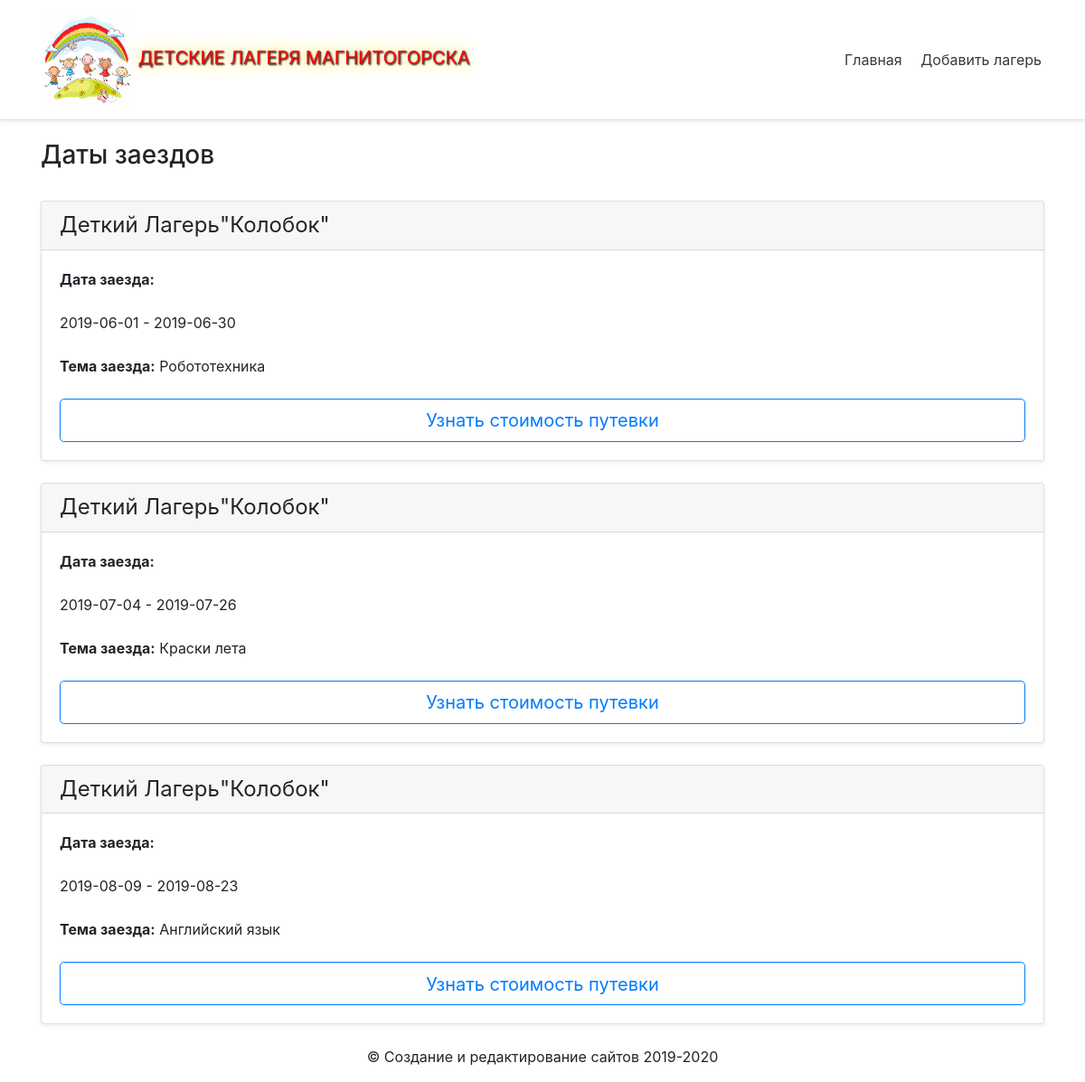
Screenshot of /zaezd.php?id=2 with the database file from the repository.
### tables this page shows
CREATE TABLE `zaezd` (
  `id` int(11) NOT NULL,
  `id_lager` int(15) NOT NULL,
  `data_start` date NOT NULL,
  `data_end` date NOT NULL,
  `tema` varchar(256) NOT NULL,
  `price` text NOT NULL
);

CREATE TABLE `name_lager` (
  `id` int(11) NOT NULL,
  `title` varchar(15) NOT NULL,
  `adres` text NOT NULL,
  `URL_image` text NOT NULL,
  `Content` text NOT NULL
);

### include/function.php (called while the page is built, shortened)
<?php
function get_zaezd($id){
	global $mysqli;
	$sql= "SELECT `name_lager`.*,`zaezd`.* FROM `name_lager` INNER JOIN `zaezd` ON `name_lager`.`id` = {$id} AND `name_lager`.`id` = `zaezd`.`id_lager`";
    $result = mysqli_query($mysqli,$sql);
    $zaezd = mysqli_fetch_all($result,MYSQLI_ASSOC);
    return $zaezd;
} ?>

### zaezd.php (the view, shortened to what this page needs)
<?php
    require_once 'include/database.php';
    require_once 'include/function.php';
	$id = (INT)$_GET ['id'];
?>
<html lang='ru'>
<head>
  <link rel='stylesheet' href ='style.css'>
  <link rel='stylesheet' href ='https://stackpath.bootstrapcdn.com/bootstrap/4.3.1/css/bootstrap.min.css'>
</head>
<body>
<div class="d-flex flex-column flex-md-row align-items-center p-3 px-md-4 mb-3 bg-white border-bottom shadow-sm">
  <h5 class="my-0 mr-md-auto font-weight-normal"><font style="vertical-align: inherit;"><img src="img/glav.jpg"
  width="100" height="100" alt="lorem"><font style="vertical-align: inherit;"> Детские лагеря магнитогорска </font></font></h5>
  <nav class="my-2 my-md-0 mr-md-3">
    <a class="p-2 text-dark" href="index.php"><font style="vertical-align: inherit;"><font style="vertical-align: inherit;">Главная</font></font></a>
    <a class="p-2 text-dark" href="vvod.php"><font style="vertical-align: inherit;"><font style="vertical-align: inherit;">Добавить лагерь</font></font></a>
  </nav>
</div >
<div class ='container'>
<h3 class='zagolovok'> Даты заездов </h3>
	<?php $zaezd = get_zaezd($id);?>
	   <?php foreach ($zaezd as $category):?>
    <div class="card mb-4 shadow-sm">
      <div class="card-header">
        <h4 class="my-0 font-weight-normal"><font style="vertical-align: inherit;"><font style="vertical-align: inherit;">Деткий Лагерь<a '/category.php?id=<?=$category['id']?>'><?=$category['title']?><a/></font></font></h4>
      </div>
	   <div class="card-body">
		    <div>
		       <b><font style="vertical-align: inherit;"> Дата заезда: <font style="vertical-align: inherit;"> </font></font>
		    </div> </b> <br>
			<div>
		       <a '/category.php?id=<?=$category['id']?>'> <?=$category['data_start']?> - <?=$category['data_end']?><a/><font style="vertical-align: inherit;"><font style="vertical-align: inherit;"> </font></font>
		    </div> <br>
			 <div>
		       <font style="vertical-align: inherit;"> <b>Тема заезда:</b>  <a '/category.php?id=<?=$category['id']?>'> <?=$category['tema']?><font style="vertical-align: inherit;">
		    </div>  <br>
		   <div>
            <a href ="/price.php?id=<?=$category['id']?>" class='a'style='text-decoration: none;'><button  type="button" class="btn btn-lg btn-block btn-outline-primary" ><font style="vertical-align: inherit;"><font style="vertical-align: inherit;">Узнать стоимость путевки</font></font></button> </a>
      </div>
    </div>
</div>
<?php endforeach; ?>
<div style="text-align: center;"><footer class="container">
  <p><font style="vertical-align: sub;"><font style="vertical-align: sub;">© Создание и редактирование сайтов 2019-2020 </font></p>
</footer></div>
</body>
</html>

### style.css (style rules this page uses)
.zagolovok { margin-top: 2%; margin-bottom:3%; }
h5 { margin-left: 2%; font-variant:small-caps; text-transform:uppercase; color:#FF0000; text-shadow: 1px 1px 2px black, 0 0 1em #FFD700; }

### rows the page displays
zaezd: id_lager.title "\"Колобок\"", data_start "2019-06-01", data_end "2019-06-30", tema "Робототехника"
zaezd: id_lager.title "\"Колобок\"", data_start "2019-07-04", data_end "2019-07-26", tema "Краски лета"
zaezd: id_lager.title "\"Колобок\"", data_start "2019-08-09", data_end "2019-08-23", tema "Английский язык"
